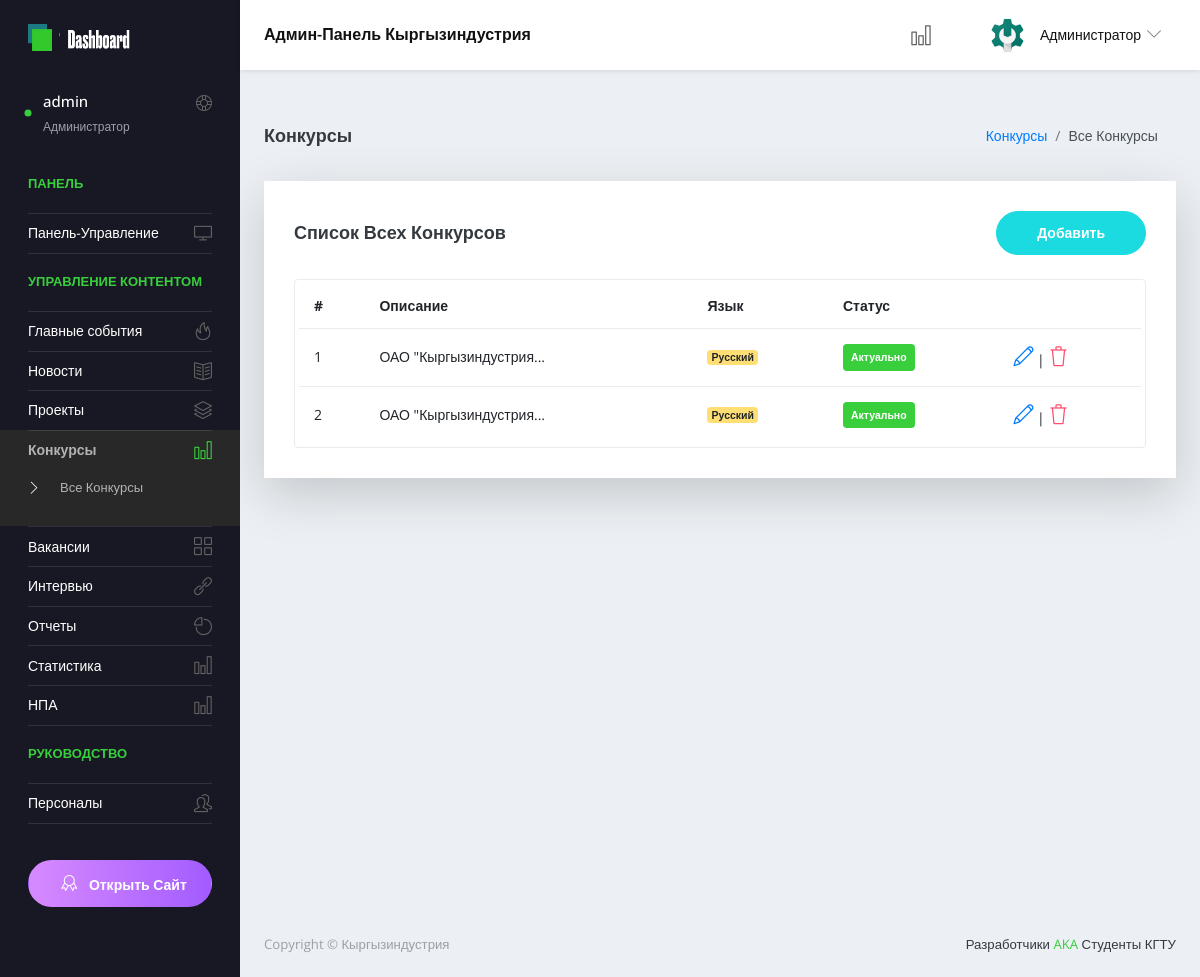
Page /ru/admin-panel/contests/ (signed in) on the committed database.
### main/models.py (models this page shows, shortened)
class Contests(models.Model):
    Title=models.CharField(max_length=150,verbose_name="Название конкурса", unique=True,error_messages={'unique':"Конкурс с таким названием уже существует!"})
    Short_Description = models.CharField(max_length=250,verbose_name="Краткое описание")
    Document = models.FileField(
                                verbose_name="Документ",
                                upload_to=get_file_path,
                                validators=[FileExtensionValidator(allowed_extensions=["pdf", "doc", "docx"])])
    Date_added=models.DateField(verbose_name="Дата публикации", default=now)
    Language=models.CharField(
                               max_length = 10,
                               choices = LanguageChoice.choices,
                               default = LanguageChoice.RU,
                               verbose_name = "Язык"
                               )
    Status = models.CharField(
        max_length = 20,
        choices = Contest_Status_Choice.choices,
        default = Contest_Status_Choice.ON_PROCCESS,
        verbose_name = "Статус"
    )
    path_url = "static/client/docs/contest/"
    class Meta:
        ordering = ['-id']

### main/views.py (the view)
# urls.py: path('admin-panel/contests/', views.ContestListView.as_view(), name='contests_all'),
class ContestListView(LoginRequiredMixin, ContestView, ListView):
    login_url = "login_page"
    template_name = "admin/pages/contests/contests_list.html"

### main/templates/admin/pages/contests/contests_list.html (shortened to what this page needs)
{% extends 'admin/admin_base.html' %}
{% load static %}
  {% block content %}
      <div class="content-wrapper">
            <div class="page-header">
              <h3 class="page-title">Конкурсы</h3>
              <nav aria-label="breadcrumb">
                <ol class="breadcrumb">
                  <li class="breadcrumb-item"><a href="{% url 'contests_all' %}">Конкурсы</a></li>
                  <li class="breadcrumb-item active" aria-current="page">Все Конкурсы</li>
                </ol>
              </nav>
            </div>
            <div class="row">
              <div class="col-lg-12 grid-margin stretch-card">
                <div class="card shadow-lg">
                  <div class="card-body">
                    <div class="d-sm-flex align-items-center mb-4">
                      <h4 class="card-title mb-sm-0">Список всех конкурсов</h4>
                      <a href="{% url 'contests_create' %}" class="btn btn-primary btn-rounded my-1 my-sm-0 ml-auto">
                        Добавить
                      </a>
                    </div>
                    <div class="table-responsive border rounded p-1">
                      <table class="table table-hover">
                        {% if contests_list %}
                        <thead>
                          <tr>
                            <th class="font-weight-bold">#</th>
                            <th class="font-weight-bold">Описание</th>
                            <th class="font-weight-bold">Язык</th>
                            <th class="font-weight-bold">Статус</th>
                          </tr>
                        </thead>
                        <tbody>
                          {% for contests in contests_list %}
                          <tr>
                            <td>{{forloop.counter}}</td>
                            <td class="td-title">{{contests.Title }}</td>
                            <td><label class="badge badge-warning">{{contests.Language}}</label></td>
                            <td><div class="badge badge-{% if contests.Status == "Не Проведён" %}danger{% else %}success{% endif %} p-2">{{contests.Status}}</div></td>
                            <td class="edit-delete-icons">
                              <a href="{% url 'contests_update' contests.id %}"><i class="icon-pencil"></i></a> |
                              <a href="{% url 'contests_delete' contests.id %}" class="text-danger"><i class="icon-trash"></i></a>
                            </td>
                          </tr>
                          {% endfor %}
                        </tbody>
                        {% endif %}
                      </table>
                    </div>
                  </div>
                </div>
              </div>
            </div>
      </div>
{% endblock content %}

### main/templates/admin/blocks/side-bar.html (shortened to what this page needs)
{% load static %}
  <nav class="sidebar sidebar-offcanvas" id="sidebar">
      <ul class="nav">
        <li class="nav-item nav-profile user-select-none">
          <a class="nav-link">
            <div class="profile-image">
              <div class="dot-indicator bg-success"></div>
            </div>
            <div class="text-wrapper">
              <p class="profile-name">{{ user }}</p>
              <p class="designation">Администратор</p>
            </div>
            <div class="icon-container">
              <i class="icon-support"></i>
            </div>
          </a>
        </li>
        <li class="nav-item nav-category">
          <span class="nav-link">Панель</span>
        </li>
        <li class="nav-item" id="main-panel">
          <a class="nav-link" href="{% url 'admin_panel' %}">
            <span class="menu-title">Панель-Управление</span>
            <i class="icon-screen-desktop menu-icon"></i>
          </a>
        </li>
        <li class="nav-item nav-category"><span class="nav-link">Управление контентом</span></li>
        <li class="nav-item" id="hotnews-panel">
          <a class="nav-link" data-toggle="collapse" href="#hotnews" aria-expanded="{% if expand_hotnews %}true{% else %}false{% endif %}" aria-controls="hotnews">
            <span class="menu-title">Главные события</span>
            <i class="icon-fire menu-icon"></i>
          </a>
        </li>
        <li class="nav-item" id="news-panel">
          <a class="nav-link" data-toggle="collapse" href="#news" aria-expanded="{% if expand_news %}true{% else %}false{% endif %}" aria-controls="news">
            <span class="menu-title">Новости</span>
            <i class="icon-book-open menu-icon"></i>
          </a>
        </li>
        <li class="nav-item" id="projects-panel">
          <a class="nav-link" data-toggle="collapse" href="#projects" aria-expanded="{% if expand_projects %}true{% else %}false{% endif %}" aria-controls="projects">
            <span class="menu-title">Проекты</span>
            <i class="icon-layers menu-icon"></i>
          </a>
        </li>
        <li class="nav-item" id="contests-panel">
          <a class="nav-link" data-toggle="collapse" href="#contests" aria-expanded="{% if expand_contests %}true{% else %}false{% endif %}" aria-controls="contests">
            <span class="menu-title">Конкурсы</span>
            <i class="icon-chart menu-icon"></i>
          </a>
          <div class="collapse{% if expand_contests %}show{% endif %}" id="contests">
            <ul class="nav flex-column sub-menu">
              <li class="nav-item"> <a class="nav-link {% if active_contests %}active{% endif %}" href="{% url 'contests_all' %}">Все Конкурсы</a></li>
            </ul>
          </div>
        </li>
        <li class="nav-item" id="vacancies-panel">
          <a class="nav-link" href="{% url 'vacancies_all' %}" aria-expanded="{% if expand_vacancies %}true{% else %}false{% endif %}" aria-controls="vacanciese">
            <span class="menu-title">Вакансии</span>
            <i class="icon-grid menu-icon"></i>
          </a>
        </li>
        <li class="nav-item" id="interviews-panel">
          <a class="nav-link" href="{% url 'interviews_all' %}" aria-expanded="{% if expand_interviews %}true{% else %}false{% endif %}" aria-controls="interviews">
            <span class="menu-title">Интервью</span>
            <i class="icon-link menu-icon"></i>
          </a>
        </li>
        <li class="nav-item" id="reports-panel">
          <a class="nav-link" href="{% url 'reports_all' %}" aria-expanded="{% if expand_reports %}true{% else %}false{% endif %}" aria-controls="reports">
            <span class="menu-title">Отчеты</span>
            <i class="icon-pie-chart menu-icon"></i>
          </a>
        </li>
        <li class="nav-item" id="statistics-panel">
          <a class="nav-link" href="{% url 'statistics_all' %}" aria-expanded="{% if expand_statistics %}true{% else %}false{% endif %}" aria-controls="statistics">
            <span class="menu-title">Статистика</span>
            <i class="icon-chart menu-icon"></i>
          </a>
        </li>
        <li class="nav-item" id="regulations-panel">
          <a class="nav-link" href="{% url 'regulations_all' %}" aria-expanded="{% if expand_regulations %}true{% else %}false{% endif %}" aria-controls="regulations">
            <span class="menu-title">НПА</span>
            <i class="icon-chart menu-icon"></i>
          </a>
        </li>
        <li class="nav-item nav-category"><span class="nav-link">Руководство</span></li>
        <li class="nav-item" id="management-panel">
          <a href="{% url 'management_all' %}" class="nav-link {% if active_management %}active{% endif %}">
            <span class="menu-title">Персоналы</span>
            <i class="icon-people menu-icon"></i>
          </a>
        </li>
        <li class="nav-item pro-upgrade">
          <span class="nav-link">
            <a class="btn btn-block px-0 btn-rounded btn-upgrade" href="{% url 'index' %} " target="_blank"> <i class="icon-badge mx-2"></i> Открыть Сайт</a>
          </span>
        </li>
      </ul>
    </nav>

### rows in the picture
Contests: Language "Русский", Status "Актуально"
Contests: Language "Русский", Status "Актуально"

### other values in the picture
{{ user }} "admin"
